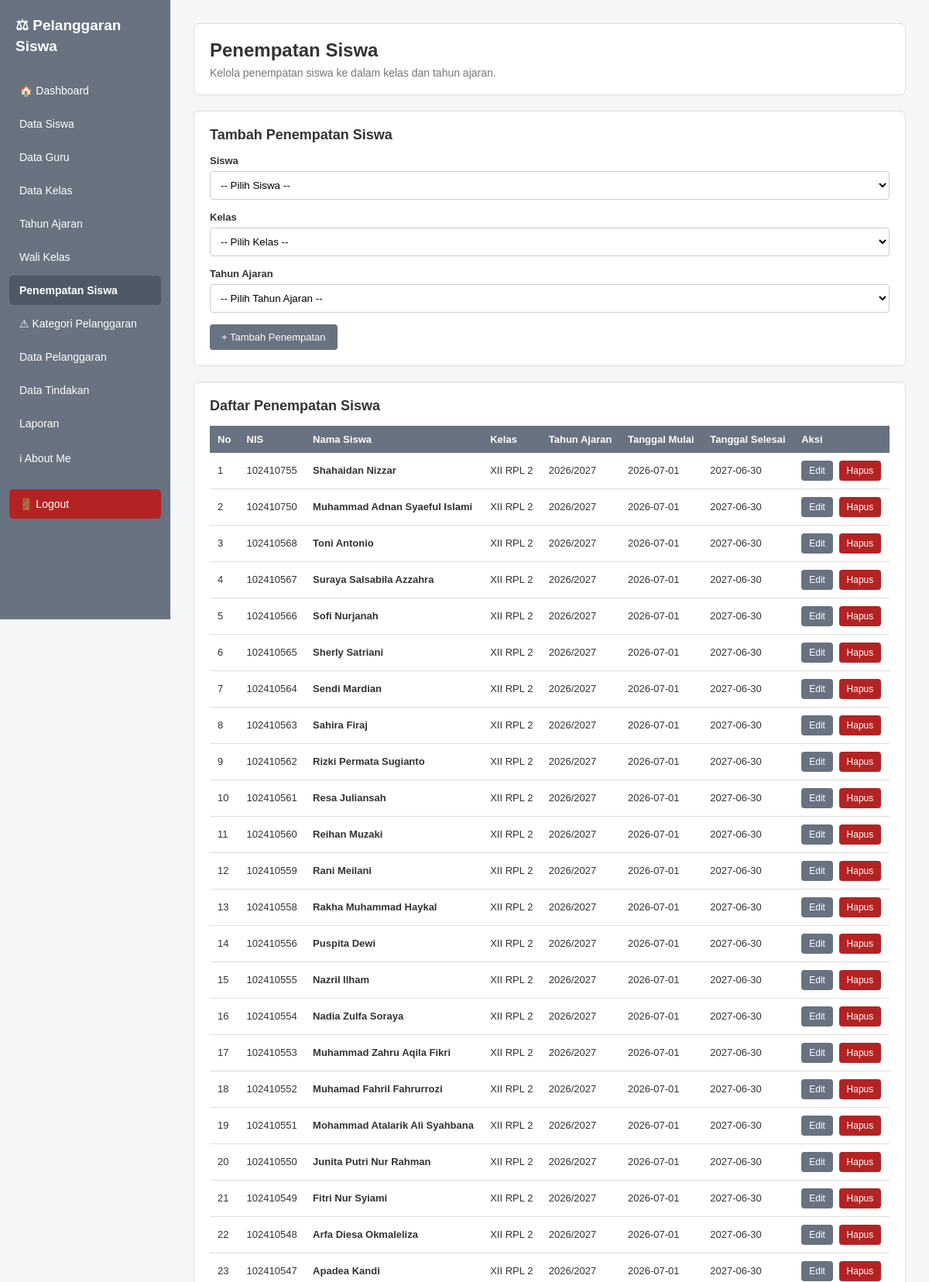
Page /edit_penempatan_siswa.php (signed in, upper part) on the committed database.
### tables this page shows
CREATE TABLE `penempatan_siswa` (
  `id` int(11) NOT NULL,
  `siswa_id` int(11) NOT NULL,
  `kelas_id` int(11) NOT NULL,
  `tahun_ajaran_id` int(11) NOT NULL
);

CREATE TABLE `siswa` (
  `id` int(11) NOT NULL,
  `nis` varchar(20) NOT NULL,
  `nisn` varchar(20) DEFAULT NULL,
  `nama` varchar(150) NOT NULL,
  `jenis_kelamin` char(1) DEFAULT NULL,
  `tanggal_lahir` date DEFAULT NULL,
  `alamat` text DEFAULT NULL,
  `no_hp_ortu` varchar(20) DEFAULT NULL,
  `aktif` tinyint(1) DEFAULT 1,
  `status_aktif` tinyint(1) DEFAULT 1,
  `created_at` timestamp NOT NULL DEFAULT current_timestamp(),
  `updated_at` timestamp NOT NULL DEFAULT current_timestamp() ON UPDATE current_timestamp()
);

CREATE TABLE `kelas` (
  `id` int(11) NOT NULL,
  `nama_kelas` varchar(50) NOT NULL,
  `jurusan` varchar(100) DEFAULT NULL,
  `tingkat` varchar(10) DEFAULT NULL,
  `status_aktif` tinyint(1) DEFAULT 1
);

CREATE TABLE `tahun_ajaran` (
  `id` int(11) NOT NULL,
  `nama` varchar(100) DEFAULT NULL,
  `tanggal_mulai` date DEFAULT NULL,
  `tanggal_selesai` date DEFAULT NULL,
  `aktif` tinyint(1) DEFAULT 1,
  `tahun` varchar(20) NOT NULL,
  `semester` varchar(20) DEFAULT NULL,
  `status_aktif` tinyint(1) DEFAULT 1
);

### edit_penempatan_siswa.php (the view, shortened to what this page needs)
<?php
include "database.php";
$role = $_SESSION['role'] ?? '';
$query_penempatan = mysqli_query(
    $koneksi,
    "SELECT
        p.id,
        s.nis,
        s.nama AS nama_siswa,
        k.nama_kelas,
        ta.nama AS nama_tahun,
        ta.tanggal_mulai,
        ta.tanggal_selesai
     FROM penempatan_siswa p
     LEFT JOIN siswa s
        ON p.siswa_id = s.id
     LEFT JOIN kelas k
        ON p.kelas_id = k.id
     LEFT JOIN tahun_ajaran ta
        ON p.tahun_ajaran_id = ta.id
     ORDER BY p.id DESC"
);
?>
<!DOCTYPE html>
<html lang="id">
<head>
</head>
<body>
<div class="sidebar">
    <div class="sidebar-title">
        ⚖ Pelanggaran<br>
        Siswa
    </div>
    <a href="dashboard.php">
        🏠 Dashboard
    </a>
    <?php if ($role == 'admin') { ?>
        <a href="kelola_siswa.php">
            Data Siswa
        </a>
        <a href="kelola_guru.php">
            Data Guru
        </a>
        <a href="kelola_kelas.php">
            Data Kelas
        </a>
        <a href="kelola_tahun_ajaran.php">
            Tahun Ajaran
        </a>
        <a href="kelola_wali_kelas.php">
            Wali Kelas
        </a>
        <a href="penempatan_siswa.php"
           class="active">
            Penempatan Siswa
        </a>
        <a href="kelola_pelanggaran_kategori.php">
            ⚠ Kategori Pelanggaran
        </a>
        <a href="pelanggaran.php">
            Data Pelanggaran
        </a>
        <a href="tindakan.php">
            Data Tindakan
        </a>
        <a href="laporan.php">
            Laporan
        </a>
        <a href="about_me.php">
            ℹ About Me
        </a>
    <?php } ?>
    <a href="logout.php" class="logout">
        🚪 Logout
    </a>
</div>
<div class="content">
    <div class="header">
        <h1>
            Penempatan Siswa
        </h1>
        <p>
            Kelola penempatan siswa ke dalam kelas dan tahun ajaran.
        </p>
    </div>
    <div class="box">
        <h2>
            Tambah Penempatan Siswa
        </h2>
        <form method="POST">
            <div class="form-group">
                <label>
                    Siswa
                </label>
                <select name="siswa_id" required>
                    <option value="">
                        -- Pilih Siswa --
                    </option>
                </select>
            </div>
            <div class="form-group">
                <label>
                    Kelas
                </label>
                <select name="kelas_id" required>
                    <option value="">
                        -- Pilih Kelas --
                    </option>
                </select>
            </div>
            <div class="form-group">
                <label>
                    Tahun Ajaran
                </label>
                <select name="tahun_ajaran_id" required>
                    <option value="">
                        -- Pilih Tahun Ajaran --
                    </option>
                </select>
            </div>
            <button
                type="submit"
                name="simpan"
                class="btn"
            >
                + Tambah Penempatan
            </button>
        </form>
    </div>
    <div class="box">
        <h2>
            Daftar Penempatan Siswa
        </h2>
        <div class="table-container">
            <table>
                <thead>
                    <tr>
                        <th>No</th>
                        <th>NIS</th>
                        <th>Nama Siswa</th>
                        <th>Kelas</th>
                        <th>Tahun Ajaran</th>
                        <th>Tanggal Mulai</th>
                        <th>Tanggal Selesai</th>
                        <th>Aksi</th>
                    </tr>
                </thead>
                <tbody>
                <?php
                $no = 1;
                if (
                    $query_penempatan &&
                    mysqli_num_rows($query_penempatan) > 0
                ) {
                    while (
                        $row = mysqli_fetch_assoc($query_penempatan)
                    ) {
                ?>
                    <tr>
                        <td>
                            <?= $no++; ?>
                        </td>
                        <td>
                            <?= htmlspecialchars(
                                $row['nis'] ?? '-'
                            ); ?>
                        </td>
                        <td>
                            <b>
                                <?= htmlspecialchars(
                                    $row['nama_siswa'] ?? '-'
                                ); ?>
                            </b>
                        </td>
                        <td>
                            <?= htmlspecialchars(
                                $row['nama_kelas'] ?? '-'
                            ); ?>
                        </td>
                        <td>
                            <?= htmlspecialchars(
                                $row['nama_tahun'] ?? '-'
                            ); ?>
                        </td>
                        <td>
                            <?= htmlspecialchars(
                                $row['tanggal_mulai'] ?? '-'
                            ); ?>
                        </td>
                        <td>
                            <?= htmlspecialchars(
                                $row['tanggal_selesai'] ?? '-'
                            ); ?>
                        </td>
                        <td>
                            <a
                                href="edit_penempatan_siswa.php?id=<?= $row['id']; ?>"
                                class="btn-edit"
                            >
                                Edit
                            </a>
                            <a
                                href="penempatan_siswa.php?hapus=<?= $row['id']; ?>"
                                class="btn-hapus"
                                onclick="return confirm('Yakin ingin menghapus data penempatan ini?');"
                            >
                                Hapus
                            </a>
                        </td>
                    </tr>
                <?php
                    }
                } ?>
                </tbody>
            </table>
        </div>
    </div>
</div>
</body>
</html>

### edit_penempatan_siswa.php (style rules this page uses)
* { box-sizing: border-box; }
body { margin: 0; font-family: Arial, sans-serif; background: #f4f6f8; color: #333; }
.sidebar { position: fixed; left: 0; top: 0; width: 220px; height: 100vh; background: #687280; padding: 20px 12px; overflow-y: auto; }
.sidebar-title { color: white; font-size: 19px; font-weight: bold; margin: 0 8px 25px; line-height: 1.4; }
.sidebar a { display: block; padding: 11px 13px; margin-bottom: 5px; color: white; text-decoration: none; border-radius: 5px; font-size: 14px; }
.sidebar a.active { background: #4f5965; font-weight: bold; }
.sidebar .logout { margin-top: 20px; background: #b42323; }
.content { margin-left: 220px; padding: 30px; }
.header { background: white; border: 1px solid #ddd; border-radius: 7px; padding: 20px; margin-bottom: 20px; }
.header h1 { margin: 0; font-size: 24px; }
.header p { margin: 7px 0 0; color: #777; font-size: 14px; }
.box { background: white; border: 1px solid #ddd; border-radius: 7px; padding: 20px; margin-bottom: 20px; }
.box h2 { margin-top: 0; font-size: 18px; }
.form-group { margin-bottom: 15px; }
.form-group label { display: block; font-size: 13px; font-weight: bold; margin-bottom: 6px; }
.form-group select { width: 100%; padding: 9px; border: 1px solid #ccc; border-radius: 4px; background: white; }
.btn { background: #687280; color: white; border: none; padding: 9px 15px; border-radius: 4px; cursor: pointer; font-size: 13px; }
.table-container { overflow-x: auto; }
table { width: 100%; border-collapse: collapse; min-width: 850px; }
table th { background: #687280; color: white; padding: 10px; text-align: left; font-size: 13px; }
table td { padding: 10px; border-bottom: 1px solid #ddd; font-size: 13px; }
.btn-edit { display: inline-block; color: white; background: #687280; padding: 6px 10px; text-decoration: none; border-radius: 4px; font-size: 12px; margin-right: 4px; }
.btn-hapus { display: inline-block; color: white; background: #b42323; padding: 6px 10px; text-decoration: none; border-radius: 4px; font-size: 12px; }

### rows in the picture
penempatan_siswa: siswa.nis "102410755", siswa.nama "Shahaidan Nizzar", kelas.nama_kelas "XII RPL 2", tahun_ajaran.nama "2026/2027", tahun_ajaran.tanggal_mulai "2026-07-01", tahun_ajaran.tanggal_selesai "2027-06-30"
penempatan_siswa: siswa.nis "102410750", siswa.nama "Muhammad Adnan Syaeful Islami", kelas.nama_kelas "XII RPL 2", tahun_ajaran.nama "2026/2027", tahun_ajaran.tanggal_mulai "2026-07-01", tahun_ajaran.tanggal_selesai "2027-06-30"
penempatan_siswa: siswa.nis "102410568", siswa.nama "Toni Antonio", kelas.nama_kelas "XII RPL 2", tahun_ajaran.nama "2026/2027", tahun_ajaran.tanggal_mulai "2026-07-01", tahun_ajaran.tanggal_selesai "2027-06-30"
penempatan_siswa: siswa.nis "102410567", siswa.nama "Suraya Salsabila Azzahra", kelas.nama_kelas "XII RPL 2", tahun_ajaran.nama "2026/2027", tahun_ajaran.tanggal_mulai "2026-07-01", tahun_ajaran.tanggal_selesai "2027-06-30"
penempatan_siswa: siswa.nis "102410566", siswa.nama "Sofi Nurjanah", kelas.nama_kelas "XII RPL 2", tahun_ajaran.nama "2026/2027", tahun_ajaran.tanggal_mulai "2026-07-01", tahun_ajaran.tanggal_selesai "2027-06-30"
penempatan_siswa: siswa.nis "102410565", siswa.nama "Sherly Satriani", kelas.nama_kelas "XII RPL 2", tahun_ajaran.nama "2026/2027", tahun_ajaran.tanggal_mulai "2026-07-01", tahun_ajaran.tanggal_selesai "2027-06-30"
penempatan_siswa: siswa.nis "102410564", siswa.nama "Sendi Mardian", kelas.nama_kelas "XII RPL 2", tahun_ajaran.nama "2026/2027", tahun_ajaran.tanggal_mulai "2026-07-01", tahun_ajaran.tanggal_selesai "2027-06-30"
penempatan_siswa: siswa.nis "102410563", siswa.nama "Sahira Firaj", kelas.nama_kelas "XII RPL 2", tahun_ajaran.nama "2026/2027", tahun_ajaran.tanggal_mulai "2026-07-01", tahun_ajaran.tanggal_selesai "2027-06-30"
penempatan_siswa: siswa.nis "102410562", siswa.nama "Rizki Permata Sugianto", kelas.nama_kelas "XII RPL 2", tahun_ajaran.nama "2026/2027", tahun_ajaran.tanggal_mulai "2026-07-01", tahun_ajaran.tanggal_selesai "2027-06-30"
penempatan_siswa: siswa.nis "102410561", siswa.nama "Resa Juliansah", kelas.nama_kelas "XII RPL 2", tahun_ajaran.nama "2026/2027", tahun_ajaran.tanggal_mulai "2026-07-01", tahun_ajaran.tanggal_selesai "2027-06-30"
penempatan_siswa: siswa.nis "102410560", siswa.nama "Reihan Muzaki", kelas.nama_kelas "XII RPL 2", tahun_ajaran.nama "2026/2027", tahun_ajaran.tanggal_mulai "2026-07-01", tahun_ajaran.tanggal_selesai "2027-06-30"
penempatan_siswa: siswa.nis "102410559", siswa.nama "Rani Meilani", kelas.nama_kelas "XII RPL 2", tahun_ajaran.nama "2026/2027", tahun_ajaran.tanggal_mulai "2026-07-01", tahun_ajaran.tanggal_selesai "2027-06-30"
penempatan_siswa: siswa.nis "102410558", siswa.nama "Rakha Muhammad Haykal", kelas.nama_kelas "XII RPL 2", tahun_ajaran.nama "2026/2027", tahun_ajaran.tanggal_mulai "2026-07-01", tahun_ajaran.tanggal_selesai "2027-06-30"
penempatan_siswa: siswa.nis "102410556", siswa.nama "Puspita Dewi", kelas.nama_kelas "XII RPL 2", tahun_ajaran.nama "2026/2027", tahun_ajaran.tanggal_mulai "2026-07-01", tahun_ajaran.tanggal_selesai "2027-06-30"
penempatan_siswa: siswa.nis "102410555", siswa.nama "Nazril Ilham", kelas.nama_kelas "XII RPL 2", tahun_ajaran.nama "2026/2027", tahun_ajaran.tanggal_mulai "2026-07-01", tahun_ajaran.tanggal_selesai "2027-06-30"
penempatan_siswa: siswa.nis "102410554", siswa.nama "Nadia Zulfa Soraya", kelas.nama_kelas "XII RPL 2", tahun_ajaran.nama "2026/2027", tahun_ajaran.tanggal_mulai "2026-07-01", tahun_ajaran.tanggal_selesai "2027-06-30"
penempatan_siswa: siswa.nis "102410553", siswa.nama "Muhammad Zahru Aqila Fikri", kelas.nama_kelas "XII RPL 2", tahun_ajaran.nama "2026/2027", tahun_ajaran.tanggal_mulai "2026-07-01", tahun_ajaran.tanggal_selesai "2027-06-30"
penempatan_siswa: siswa.nis "102410552", siswa.nama "Muhamad Fahril Fahrurrozi", kelas.nama_kelas "XII RPL 2", tahun_ajaran.nama "2026/2027", tahun_ajaran.tanggal_mulai "2026-07-01", tahun_ajaran.tanggal_selesai "2027-06-30"
penempatan_siswa: siswa.nis "102410551", siswa.nama "Mohammad Atalarik Ali Syahbana", kelas.nama_kelas "XII RPL 2", tahun_ajaran.nama "2026/2027", tahun_ajaran.tanggal_mulai "2026-07-01", tahun_ajaran.tanggal_selesai "2027-06-30"
penempatan_siswa: siswa.nis "102410550", siswa.nama "Junita Putri Nur Rahman", kelas.nama_kelas "XII RPL 2", tahun_ajaran.nama "2026/2027", tahun_ajaran.tanggal_mulai "2026-07-01", tahun_ajaran.tanggal_selesai "2027-06-30"
penempatan_siswa: siswa.nis "102410549", siswa.nama "Fitri Nur Syiami", kelas.nama_kelas "XII RPL 2", tahun_ajaran.nama "2026/2027", tahun_ajaran.tanggal_mulai "2026-07-01", tahun_ajaran.tanggal_selesai "2027-06-30"
penempatan_siswa: siswa.nis "102410548", siswa.nama "Arfa Diesa Okmaleliza", kelas.nama_kelas "XII RPL 2", tahun_ajaran.nama "2026/2027", tahun_ajaran.tanggal_mulai "2026-07-01", tahun_ajaran.tanggal_selesai "2027-06-30"
penempatan_siswa: siswa.nis "102410547", siswa.nama "Apadea Kandi", kelas.nama_kelas "XII RPL 2", tahun_ajaran.nama "2026/2027", tahun_ajaran.tanggal_mulai "2026-07-01", tahun_ajaran.tanggal_selesai "2027-06-30"
